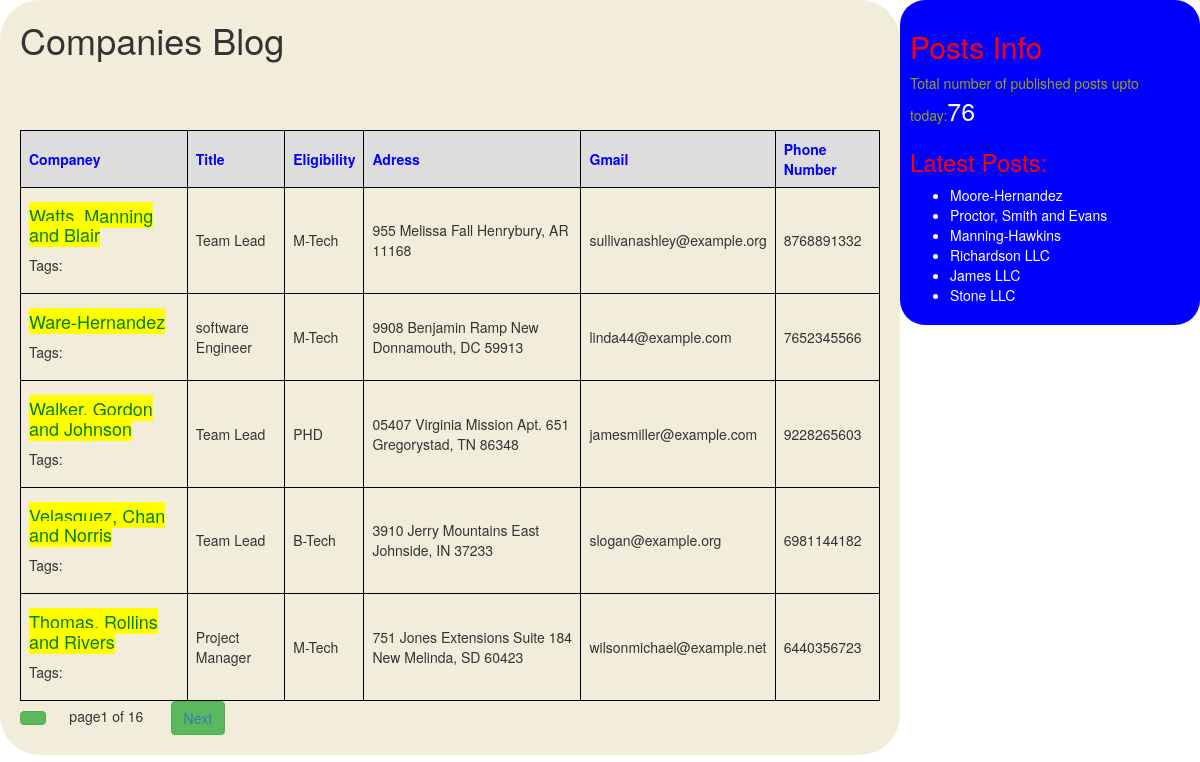
Page /banginfo/ on the committed database.
### checkapp/models.py (models this page shows, shortened)
class Post(models.Model):
 STATUS_CHOICES=(('draft','Draft'),('published','Published'))
 companey=models.CharField(max_length=100)
 slug=models.SlugField(max_length=264,unique_for_date='publish')
 author=models.ForeignKey(User,related_name='blog_Posts',default='1',on_delete=models.CASCADE)
 body=models.TextField()
 publish=models.DateTimeField(default=timezone.now)
 created=models.DateTimeField(auto_now_add=True)
 updated=models.DateTimeField(auto_now=True)
 status=models.CharField(max_length=10,choices=STATUS_CHOICES,default='published')
 eligibility=models.CharField(max_length=100)
 title=models.CharField(max_length=100)
 email=models.EmailField()
 address=models.TextField()
 phonenumber=models.BigIntegerField()
 tags=TaggableManager()
 class Meta:
     ordering=('-publish',)
 def get_absolute_url(self):
      return reverse('post_detail',args=[self.publish.year,self.publish.strftime('%m'),self.publish.strftime('%d'),self.slug])

### checkapp/views.py (the view)
# urls.py: path('banginfo/',views.postlistviewb),
def postlistviewb(request,tag_slug=None):
    post=Post.objects.all().order_by('-companey')
    tag=None
    if tag_slug:
        tag=get_object_or_404(Tag,slug=tag_slug)
        post=post.filter(tags__in=[tag])
    paginator=Paginator(post,5)
    page_number=request.GET.get('page')
    try:
        post=paginator.page(page_number)
    except PageNotAnInteger:
        post=paginator.page(1)
    except EmptyPage:
        post=paginator.page(paginator.num_pages)
    return render(request,'checkapp/postlist.html',{'p':post,'tag':tag})

### checkapp/templatetags/blog_tags.py (called while the page is built)
@register.simple_tag
def total_posts():
    return Post.objects.count()

@register.inclusion_tag('checkapp/latest_posts.html')
def showlatestposts(count=5):
    lat_posts=Post.objects.order_by('-publish')[:count]
    return {'latp':lat_posts}

### templates/checkapp/postlist.html (shortened to what this page needs)
<!DOCTYPE html>
{%extends 'checkapp/base.html'%}
{%block content%}
  <h1>Companies Blog</h1>
  <br>
  <br><br>
  {% if p%}
  <table>
    <thead>
      <th>Companey</th>
      <th>Title</th>
      <th>Eligibility</th>
      <th>Adress</th>
      <th>Gmail</th>
      <th>Phone Number</th>
    </thead>
    {%endif%}
    {% for post in p%}
    <tr>
      <td><h4><a href="{{post.get_absolute_url}}" class="btn-primary" style='background-color:yellow; color:green;'>{{post.companey}}</a></h4>
        <p>Tags:
        </p>
      </td>
      <td>{{post.title}}</td>
      <td>{{post.eligibility}}</td>
      <td>{{post.address}}</td>
      <td>{{post.email}}</td>
      <td>{{post.phonenumber}}</td>
    </tr>
    {%endfor%}
  </table>
  {%include 'checkapp/pagination.html' with page=p%}
{%endblock%}

### templates/checkapp/latest_posts.html
<ul>
  {%for post in latp%}
  <li><a href="{{post.get_absolute_url}}" style="color:white;">{{post.companey}}</a></li>
  {%endfor%}
</ul>

### static/css/blog.css (style rules this page uses)
table { border-collapse: collapse; width: 100%; }
th, td { border: 1px solid black; padding: 8px; text-align: left; }
th { background-color: #dddddd; color:blue; }

### rows in the picture
Post: companey "Watts, Manning and Blair", title "Team Lead", eligibility "M-Tech", address "955 Melissa Fall Henrybury, AR 11168", email "sullivanashley@example.org", phonenumber "8768891332"
Post: companey "Ware-Hernandez", title "software Engineer", eligibility "M-Tech", address "9908 Benjamin Ramp New Donnamouth, DC 59913", email "linda44@example.com", phonenumber "7652345566"
Post: companey "Walker, Gordon and Johnson", title "Team Lead", eligibility "PHD", address "05407 Virginia Mission Apt. 651 Gregorystad, TN 86348", email "jamesmiller@example.com", phonenumber "9228265603"
Post: companey "Velasquez, Chan and Norris", title "Team Lead", eligibility "B-Tech", address "3910 Jerry Mountains East Johnside, IN 37233", email "slogan@example.org", phonenumber "6981144182"
Post: companey "Thomas, Rollins and Rivers", title "Project Manager", eligibility "M-Tech", address "751 Jones Extensions Suite 184 New Melinda, SD 60423", email "wilsonmichael@example.net", phonenumber "6440356723"
Post: companey "Moore-Hernandez"
Post: companey "Proctor, Smith and Evans"
Post: companey "Manning-Hawkins"
Post: companey "Richardson LLC"
Post: companey "James LLC"
Post: companey "Stone LLC"

### other values in the picture
{{ page.number }} "1"
{{ page.paginator.num_pages }} "16"
